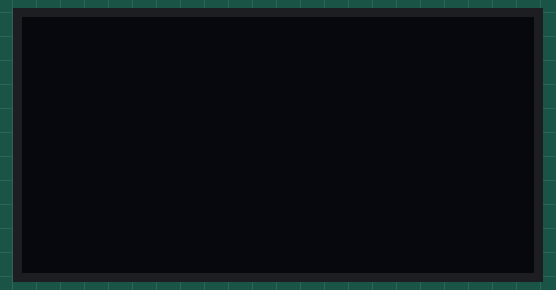
Recording of a sketch running on a simulated Arduino Uno, built with avr-gcc and run on an emulated ATmega328P. On the bench: 128×64 one-colour display.

Above: at 0.1 s.
At 5.1 s:
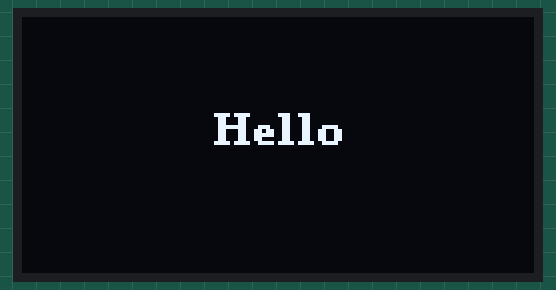
At 10.2 s:
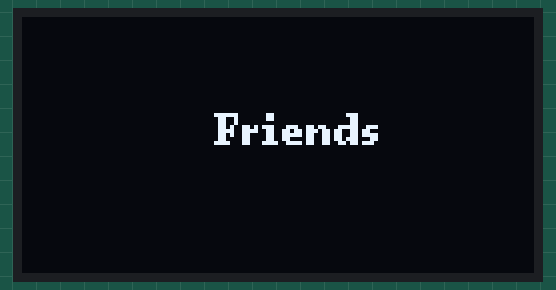

The sketch:

ex01-coords_play.ino
```cpp
/*-Ju$t-NoT3s-
OLED Display = 128 x 64 pixels (X, Y)
...if it half = 64 x 32 pixels (X, Y)
*/

#include <Arduino.h>
#include <U8g2lib.h>

U8G2_SSD1306_128X64_NONAME_F_HW_I2C u8g2(U8G2_R0, /* reset=*/ U8X8_PIN_NONE);

void setup()
{
  u8g2.begin();
}

void loop()
{
  // -----------Centre Alignment----------------
  /*
    For perfect centre use this
    text_width = u8g2.getStrWidth("text");
    Formula:
      centre_x = (128 - text_width) / 2 ---tengah kan X-axis
      centre_y = (64 + font_height) / 2 ---tengah kan Y-axis
    u8g2.drawStr(center_x, 32, "text");
    'agak leceh tapi nnti buat function' --> easy to use
  */
  int text_width;
  int centre_x;
  u8g2.clearBuffer();
  u8g2.setFont(u8g2_font_ncenB08_tr);

  //First string
  text_width = u8g2.getStrWidth("Hello");
  centre_x = (128 - text_width) / 2;
  u8g2.drawStr(centre_x, 32, "Hello");
  delay(5000);
  u8g2.sendBuffer();

  //Second string

  u8g2.clearBuffer();
  text_width = u8g2.getStrWidth("Friends");
  u8g2.drawStr(centre_x, 32, "Friends");
  delay(5000);
  u8g2.sendBuffer();
  // -----------Baseline Demonstration----------
  /*
  u8g2.clearBuffer();
  u8g2.setFont(u8g2_font_ncenB08_tr);
  u8g2.drawStr(0, 10, "I am Line 1");
  u8g2.drawStr(0, 20, "I am Line 2");
  u8g2.drawStr(0, 30, "I am Line 3");
  u8g2.drawStr(0, 40, "I am Line 4");
  u8g2.drawStr(0, 50, "I am Line 5");
  u8g2.drawStr(0, 60, "I am Line 6");
  u8g2.sendBuffer();
  */

  // -----------Moving the String---------------
  /*
  u8g2.clearBuffer();
  u8g2.setFont(u8g2_font_ncenB08_tr);
  u8g2.drawStr(60, 32, "MOVE ME!");
  u8g2.sendBuffer();
  */
}
```

Measured:
- what the display in image 1 shows lasts 5.0 s, from 5.1 s to 10.1 s
